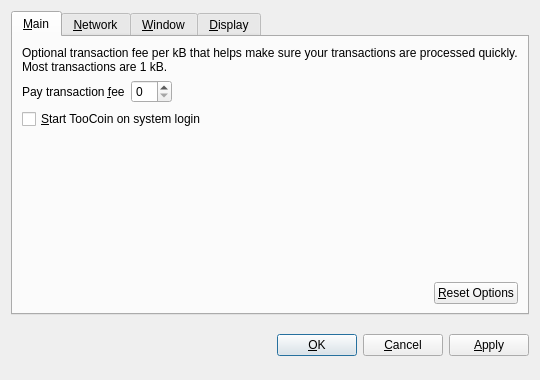
<?xml version="1.0" encoding="UTF-8"?>
<ui version="4.0">
 <class>OptionsDialog</class>
 <widget class="QDialog" name="OptionsDialog">
  <property name="geometry">
   <rect>
    <x>0</x>
    <y>0</y>
    <width>540</width>
    <height>380</height>
   </rect>
  </property>
  <property name="windowTitle">
   <string>Options</string>
  </property>
  <property name="modal">
   <bool>true</bool>
  </property>
  <layout class="QVBoxLayout" name="verticalLayout">
   <item>
    <widget class="QTabWidget" name="tabWidget">
     <property name="tabPosition">
      <enum>QTabWidget::North</enum>
     </property>
     <property name="currentIndex">
      <number>0</number>
     </property>
     <widget class="QWidget" name="tabMain">
      <attribute name="title">
       <string>&amp;Main</string>
      </attribute>
      <layout class="QVBoxLayout" name="verticalLayout_Main">
       <item>
        <widget class="QLabel" name="transactionFeeInfoLabel">
         <property name="text">
          <string>Optional transaction fee per kB that helps make sure your transactions are processed quickly. Most transactions are 1 kB.</string>
         </property>
         <property name="textFormat">
          <enum>Qt::PlainText</enum>
         </property>
         <property name="wordWrap">
          <bool>true</bool>
         </property>
        </widget>
       </item>
       <item>
        <layout class="QHBoxLayout" name="horizontalLayout_1_Main">
         <item>
          <widget class="QLabel" name="transactionFeeLabel">
           <property name="text">
            <string>Pay transaction &amp;fee</string>
           </property>
           <property name="textFormat">
            <enum>Qt::PlainText</enum>
           </property>
           <property name="buddy">
            <cstring>transactionFee</cstring>
           </property>
          </widget>
         </item>
         <item>
          <widget class="BitcoinAmountField" name="transactionFee"/>
         </item>
         <item>
          <spacer name="horizontalSpacer_1_Main">
           <property name="orientation">
            <enum>Qt::Horizontal</enum>
           </property>
           <property name="sizeHint" stdset="0">
            <size>
             <width>40</width>
             <height>20</height>
            </size>
           </property>
          </spacer>
         </item>
        </layout>
       </item>
       <item>
        <widget class="QCheckBox" name="bitcoinAtStartup">
         <property name="toolTip">
          <string>Automatically start TooCoin after logging in to the system.</string>
         </property>
         <property name="text">
          <string>&amp;Start TooCoin on system login</string>
         </property>
        </widget>
       </item>
       <item>
        <spacer name="verticalSpacer_Main">
         <property name="orientation">
          <enum>Qt::Vertical</enum>
         </property>
         <property name="sizeHint" stdset="0">
          <size>
           <width>20</width>
           <height>40</height>
          </size>
         </property>
        </spacer>
       </item>
       <item>
        <layout class="QHBoxLayout" name="horizontalLayout_2_Main">
         <item>
          <spacer name="horizontalSpacer_2_Main">
           <property name="orientation">
            <enum>Qt::Horizontal</enum>
           </property>
           <property name="sizeHint" stdset="0">
            <size>
             <width>40</width>
             <height>20</height>
            </size>
           </property>
          </spacer>
         </item>
         <item>
          <widget class="QPushButton" name="resetButton">
           <property name="toolTip">
            <string>Reset all client options to default.</string>
           </property>
           <property name="text">
            <string>&amp;Reset Options</string>
           </property>
           <property name="autoDefault">
            <bool>false</bool>
           </property>
          </widget>
         </item>
        </layout>
       </item>
      </layout>
     </widget>
     <widget class="QWidget" name="tabNetwork">
      <attribute name="title">
       <string>&amp;Network</string>
      </attribute>
      <layout class="QVBoxLayout" name="verticalLayout_Network">
       <item>
        <widget class="QCheckBox" name="mapPortUpnp">
         <property name="toolTip">
          <string>Automatically open the TooCoin client port on the router. This only works when your router supports UPnP and it is enabled.</string>
         </property>
         <property name="text">
          <string>Map port using &amp;UPnP</string>
         </property>
        </widget>
       </item>
       <item>
        <widget class="QCheckBox" name="connectSocks">
         <property name="toolTip">
          <string>Connect to the TooCoin network through a SOCKS proxy (e.g. when connecting through Tor).</string>
         </property>
         <property name="text">
          <string>&amp;Connect through SOCKS proxy:</string>
         </property>
        </widget>
       </item>
       <item>
        <layout class="QHBoxLayout" name="horizontalLayout_Network">
         <item>
          <widget class="QLabel" name="proxyIpLabel">
           <property name="text">
            <string>Proxy &amp;IP:</string>
           </property>
           <property name="textFormat">
            <enum>Qt::PlainText</enum>
           </property>
           <property name="buddy">
            <cstring>proxyIp</cstring>
           </property>
          </widget>
         </item>
         <item>
          <widget class="QValidatedLineEdit" name="proxyIp">
           <property name="maximumSize">
            <size>
             <width>140</width>
             <height>16777215</height>
            </size>
           </property>
           <property name="toolTip">
            <string>IP address of the proxy (e.g. 127.0.0.1)</string>
           </property>
          </widget>
         </item>
         <item>
          <widget class="QLabel" name="proxyPortLabel">
           <property name="text">
            <string>&amp;Port:</string>
           </property>
           <property name="textFormat">
            <enum>Qt::PlainText</enum>
           </property>
           <property name="buddy">
            <cstring>proxyPort</cstring>
           </property>
          </widget>
         </item>
         <item>
          <widget class="QLineEdit" name="proxyPort">
           <property name="maximumSize">
            <size>
             <width>55</width>
             <height>16777215</height>
            </size>
           </property>
           <property name="toolTip">
            <string>Port of the proxy (e.g. 9050)</string>
           </property>
          </widget>
         </item>
         <item>
          <widget class="QLabel" name="socksVersionLabel">
           <property name="text">
            <string>SOCKS &amp;Version:</string>
           </property>
           <property name="textFormat">
            <enum>Qt::PlainText</enum>
           </property>
           <property name="buddy">
            <cstring>socksVersion</cstring>
           </property>
          </widget>
         </item>
         <item>
          <widget class="QValueComboBox" name="socksVersion">
           <property name="toolTip">
            <string>SOCKS version of the proxy (e.g. 5)</string>
           </property>
          </widget>
         </item>
         <item>
          <spacer name="horizontalSpacer_Network">
           <property name="orientation">
            <enum>Qt::Horizontal</enum>
           </property>
           <property name="sizeHint" stdset="0">
            <size>
             <width>40</width>
             <height>20</height>
            </size>
           </property>
          </spacer>
         </item>
        </layout>
       </item>
       <item>
        <spacer name="verticalSpacer_Network">
         <property name="orientation">
          <enum>Qt::Vertical</enum>
         </property>
         <property name="sizeHint" stdset="0">
          <size>
           <width>20</width>
           <height>40</height>
          </size>
         </property>
        </spacer>
       </item>
      </layout>
     </widget>
     <widget class="QWidget" name="tabWindow">
      <attribute name="title">
       <string>&amp;Window</string>
      </attribute>
      <layout class="QVBoxLayout" name="verticalLayout_Window">
       <item>
        <widget class="QCheckBox" name="minimizeToTray">
         <property name="toolTip">
          <string>Show only a tray icon after minimizing the window.</string>
         </property>
         <property name="text">
          <string>&amp;Minimize to the tray instead of the taskbar</string>
         </property>
        </widget>
       </item>
       <item>
        <widget class="QCheckBox" name="minimizeOnClose">
         <property name="toolTip">
          <string>Minimize instead of exit the application when the window is closed. When this option is enabled, the application will be closed only after selecting Quit in the menu.</string>
         </property>
         <property name="text">
          <string>M&amp;inimize on close</string>
         </property>
        </widget>
       </item>
       <item>
        <spacer name="verticalSpacer_Window">
         <property name="orientation">
          <enum>Qt::Vertical</enum>
         </property>
         <property name="sizeHint" stdset="0">
          <size>
           <width>20</width>
           <height>40</height>
          </size>
         </property>
        </spacer>
       </item>
      </layout>
     </widget>
     <widget class="QWidget" name="tabDisplay">
      <attribute name="title">
       <string>&amp;Display</string>
      </attribute>
      <layout class="QVBoxLayout" name="verticalLayout_Display">
       <item>
        <layout class="QHBoxLayout" name="horizontalLayout_1_Display">
         <item>
          <widget class="QLabel" name="langLabel">
           <property name="text">
            <string>User Interface &amp;language:</string>
           </property>
           <property name="textFormat">
            <enum>Qt::PlainText</enum>
           </property>
           <property name="buddy">
            <cstring>lang</cstring>
           </property>
          </widget>
         </item>
         <item>
          <widget class="QValueComboBox" name="lang">
           <property name="toolTip">
            <string>The user interface language can be set here. This setting will take effect after restarting TooCoin.</string>
           </property>
          </widget>
         </item>
        </layout>
       </item>
       <item>
        <layout class="QHBoxLayout" name="horizontalLayout_2_Display">
         <item>
          <widget class="QLabel" name="unitLabel">
           <property name="text">
            <string>&amp;Unit to show amounts in:</string>
           </property>
           <property name="textFormat">
            <enum>Qt::PlainText</enum>
           </property>
           <property name="buddy">
            <cstring>unit</cstring>
           </property>
          </widget>
         </item>
         <item>
          <widget class="QValueComboBox" name="unit">
           <property name="toolTip">
            <string>Choose the default subdivision unit to show in the interface and when sending coins.</string>
           </property>
          </widget>
         </item>
        </layout>
       </item>
       <item>
        <widget class="QCheckBox" name="displayAddresses">
         <property name="toolTip">
          <string>Whether to show TooCoin addresses in the transaction list or not.</string>
         </property>
         <property name="text">
          <string>&amp;Display addresses in transaction list</string>
         </property>
        </widget>
       </item>
       <item>
        <spacer name="verticalSpacer_Display">
         <property name="orientation">
          <enum>Qt::Vertical</enum>
         </property>
         <property name="sizeHint" stdset="0">
          <size>
           <width>20</width>
           <height>40</height>
          </size>
         </property>
        </spacer>
       </item>
      </layout>
     </widget>
    </widget>
   </item>
   <item>
    <layout class="QHBoxLayout" name="horizontalLayout_Buttons">
     <item>
      <spacer name="horizontalSpacer_1">
       <property name="orientation">
        <enum>Qt::Horizontal</enum>
       </property>
       <property name="sizeHint" stdset="0">
        <size>
         <width>40</width>
         <height>48</height>
        </size>
       </property>
      </spacer>
     </item>
     <item>
      <widget class="QLabel" name="statusLabel">
       <property name="font">
        <font>
         <weight>75</weight>
         <bold>true</bold>
        </font>
       </property>
       <property name="text">
        <string/>
       </property>
       <property name="textFormat">
        <enum>Qt::PlainText</enum>
       </property>
       <property name="wordWrap">
        <bool>true</bool>
       </property>
      </widget>
     </item>
     <item>
      <spacer name="horizontalSpacer_2">
       <property name="orientation">
        <enum>Qt::Horizontal</enum>
       </property>
       <property name="sizeHint" stdset="0">
        <size>
         <width>40</width>
         <height>48</height>
        </size>
       </property>
      </spacer>
     </item>
     <item>
      <widget class="QPushButton" name="okButton">
       <property name="text">
        <string>&amp;OK</string>
       </property>
      </widget>
     </item>
     <item>
      <widget class="QPushButton" name="cancelButton">
       <property name="text">
        <string>&amp;Cancel</string>
       </property>
       <property name="autoDefault">
        <bool>false</bool>
       </property>
      </widget>
     </item>
     <item>
      <widget class="QPushButton" name="applyButton">
       <property name="text">
        <string>&amp;Apply</string>
       </property>
       <property name="autoDefault">
        <bool>false</bool>
       </property>
      </widget>
     </item>
    </layout>
   </item>
  </layout>
 </widget>
 <customwidgets>
  <customwidget>
   <class>BitcoinAmountField</class>
   <extends>QSpinBox</extends>
   <header>bitcoinamountfield.h</header>
  </customwidget>
  <customwidget>
   <class>QValueComboBox</class>
   <extends>QComboBox</extends>
   <header>qvaluecombobox.h</header>
  </customwidget>
  <customwidget>
   <class>QValidatedLineEdit</class>
   <extends>QLineEdit</extends>
   <header>qvalidatedlineedit.h</header>
  </customwidget>
 </customwidgets>
 <resources/>
 <connections/>
</ui>
